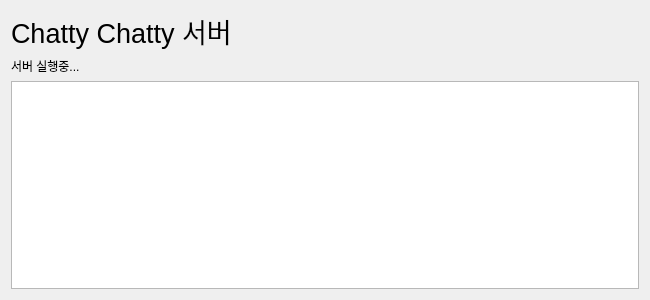
<?xml version="1.0" encoding="UTF-8"?>
<ui version="4.0">
 <class>server_dialog</class>
 <widget class="QDialog" name="server_dialog">
  <property name="geometry">
   <rect>
    <x>0</x>
    <y>0</y>
    <width>650</width>
    <height>300</height>
   </rect>
  </property>
  <property name="minimumSize">
   <size>
    <width>650</width>
    <height>300</height>
   </size>
  </property>
  <property name="windowTitle">
   <string>Dialog</string>
  </property>
  <layout class="QVBoxLayout" name="verticalLayout">
   <item>
    <layout class="QVBoxLayout" name="verticalLayout_2">
     <item>
      <widget class="QLabel" name="label">
       <property name="font">
        <font>
         <pointsize>20</pointsize>
        </font>
       </property>
       <property name="text">
        <string>Chatty Chatty 서버</string>
       </property>
      </widget>
     </item>
     <item>
      <widget class="QLabel" name="server_label">
       <property name="text">
        <string>서버 실행중...</string>
       </property>
      </widget>
     </item>
     <item>
      <widget class="QTextEdit" name="server_textEdit">
       <property name="autoFillBackground">
        <bool>false</bool>
       </property>
       <property name="autoFormatting">
        <set>QTextEdit::AutoNone</set>
       </property>
       <property name="tabChangesFocus">
        <bool>true</bool>
       </property>
       <property name="documentTitle">
        <string/>
       </property>
       <property name="undoRedoEnabled">
        <bool>false</bool>
       </property>
       <property name="lineWrapMode">
        <enum>QTextEdit::WidgetWidth</enum>
       </property>
       <property name="lineWrapColumnOrWidth">
        <number>80</number>
       </property>
       <property name="readOnly">
        <bool>true</bool>
       </property>
       <property name="html">
        <string>&lt;!DOCTYPE HTML PUBLIC &quot;-//W3C//DTD HTML 4.0//EN&quot; &quot;http://www.w3.org/TR/REC-html40/strict.dtd&quot;&gt;
&lt;html&gt;&lt;head&gt;&lt;meta name=&quot;qrichtext&quot; content=&quot;1&quot; /&gt;&lt;style type=&quot;text/css&quot;&gt;
p, li { white-space: pre-wrap; }
&lt;/style&gt;&lt;/head&gt;&lt;body style=&quot; font-family:'Gulim'; font-size:9pt; font-weight:400; font-style:normal;&quot;&gt;
&lt;p style=&quot;-qt-paragraph-type:empty; margin-top:0px; margin-bottom:0px; margin-left:0px; margin-right:0px; -qt-block-indent:0; text-indent:0px;&quot;&gt;&lt;br /&gt;&lt;/p&gt;&lt;/body&gt;&lt;/html&gt;</string>
       </property>
       <property name="overwriteMode">
        <bool>false</bool>
       </property>
       <property name="tabStopWidth">
        <number>80</number>
       </property>
       <property name="acceptRichText">
        <bool>true</bool>
       </property>
       <property name="textInteractionFlags">
        <set>Qt::TextSelectableByMouse</set>
       </property>
      </widget>
     </item>
    </layout>
   </item>
  </layout>
 </widget>
 <resources/>
 <connections/>
</ui>
